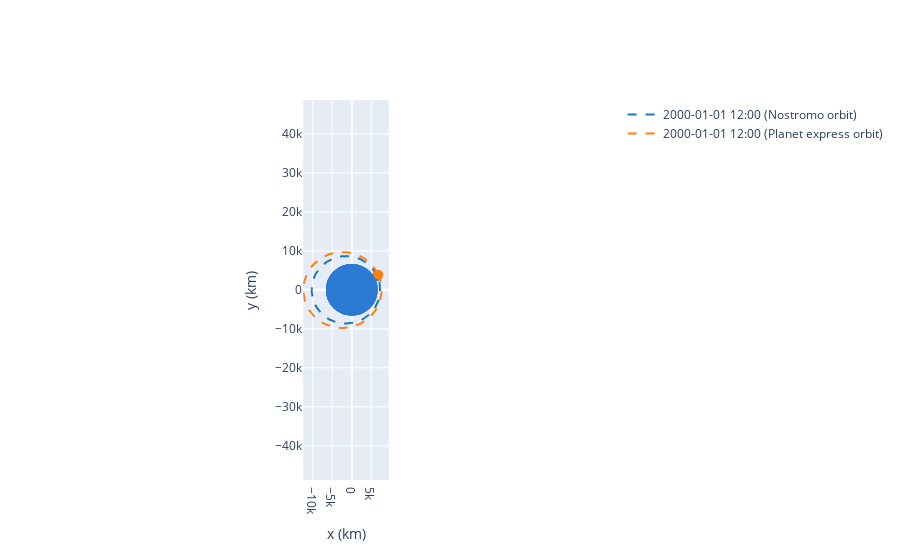

Notebook cell for this chart:
### Code cell
op = OrbitPlotter2D()
op.plot(nostromo, label="Nostromo orbit")
op.plot(planet_express, label="Planet express orbit")

### Figure 1 — Plotly figure (JSON) as saved in the notebook; plotly's stock layout.template omitted (floating-point values rounded to 4 significant figures; data arrays with more than 128 entries replaced by an {"elided": "..."} marker saying what was removed)
{"data": [{"hoverinfo": "none", "line": {"color": "rgb(31, 119, 180)", "dash": "dash", "width": 2}, "mode": "lines", "name": "2000-01-01 12:00 (Nostromo orbit)", "type": "scatter", "x": {"elided": "150 float values"}, "y": {"elided": "150 float values"}}, {"marker": {"color": "rgb(31, 119, 180)", "size": 10, "symbol": "circle"}, "mode": "markers", "showlegend": false, "type": "scatter", "x": [6519.0], "y": [3532.0]}, {"hoverinfo": "none", "line": {"color": "rgb(255, 127, 14)", "dash": "dash", "width": 2}, "mode": "lines", "name": "2000-01-01 12:00 (Planet express orbit)", "type": "scatter", "x": {"elided": "150 float values"}, "y": {"elided": "150 float values"}}, {"marker": {"color": "rgb(255, 127, 14)", "size": 10, "symbol": "circle"}, "mode": "markers", "showlegend": false, "type": "scatter", "x": [6787.0], "y": [3894.0]}], "layout": {"autosize": true, "shapes": [{"fillcolor": "#2a7bd1", "line": {"color": "#2a7bd1"}, "opacity": 1, "type": "circle", "x0": -6378.0, "x1": 6378.0, "xref": "x", "y0": -6378.0, "y1": 6378.0, "yref": "y"}, {"fillcolor": "#2a7bd1", "line": {"color": "#2a7bd1"}, "opacity": 1, "type": "circle", "x0": -6378.0, "x1": 6378.0, "xref": "x", "y0": -6378.0, "y1": 6378.0, "yref": "y"}, {"fillcolor": "#2a7bd1", "line": {"color": "#2a7bd1"}, "opacity": 1, "type": "circle", "x0": -6378.0, "x1": 6378.0, "xref": "x", "y0": -6378.0, "y1": 6378.0, "yref": "y"}, {"fillcolor": "#2a7bd1", "line": {"color": "#2a7bd1"}, "opacity": 1, "type": "circle", "x0": -6378.0, "x1": 6378.0, "xref": "x", "y0": -6378.0, "y1": 6378.0, "yref": "y"}], "xaxis": {"autorange": true, "constrain": "domain", "domain": [0.4197, 0.5803], "range": [-12440.0, 16570.0], "title": {"text": " x (km)"}, "type": "linear"}, "yaxis": {"autorange": true, "domain": [0, 1], "range": [-10880.0, 10790.0], "scaleanchor": "x", "title": {"text": " y (km)"}, "type": "linear"}}}
